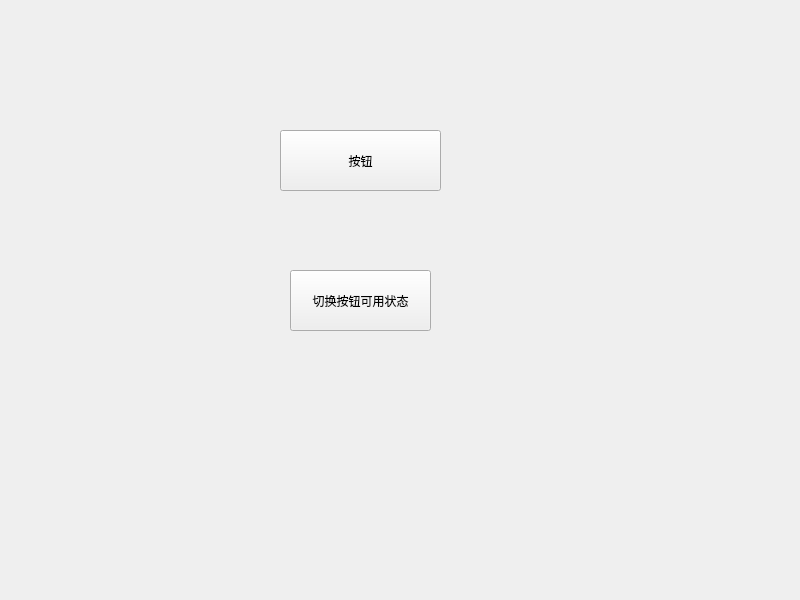
<?xml version="1.0" encoding="UTF-8"?>
<ui version="4.0">
 <class>Widget</class>
 <widget class="QWidget" name="Widget">
  <property name="geometry">
   <rect>
    <x>0</x>
    <y>0</y>
    <width>800</width>
    <height>600</height>
   </rect>
  </property>
  <property name="windowTitle">
   <string>Widget</string>
  </property>
  <widget class="QPushButton" name="pushButton">
   <property name="geometry">
    <rect>
     <x>280</x>
     <y>130</y>
     <width>161</width>
     <height>61</height>
    </rect>
   </property>
   <property name="text">
    <string>按钮</string>
   </property>
  </widget>
  <widget class="QPushButton" name="pushButton_enable">
   <property name="geometry">
    <rect>
     <x>290</x>
     <y>270</y>
     <width>141</width>
     <height>61</height>
    </rect>
   </property>
   <property name="text">
    <string>切换按钮可用状态</string>
   </property>
  </widget>
 </widget>
 <resources/>
 <connections/>
</ui>
